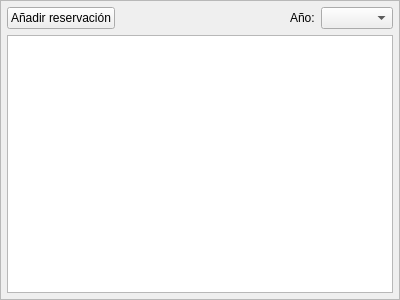
<?xml version="1.0" encoding="UTF-8"?>
<ui version="4.0">
 <class>FrameDorms</class>
 <widget class="QFrame" name="FrameDorms">
  <property name="geometry">
   <rect>
    <x>0</x>
    <y>0</y>
    <width>400</width>
    <height>300</height>
   </rect>
  </property>
  <property name="windowTitle">
   <string>Frame</string>
  </property>
  <property name="frameShape">
   <enum>QFrame::StyledPanel</enum>
  </property>
  <property name="frameShadow">
   <enum>QFrame::Raised</enum>
  </property>
  <layout class="QVBoxLayout" name="verticalLayout">
   <property name="spacing">
    <number>0</number>
   </property>
   <property name="leftMargin">
    <number>6</number>
   </property>
   <property name="topMargin">
    <number>0</number>
   </property>
   <property name="rightMargin">
    <number>6</number>
   </property>
   <property name="bottomMargin">
    <number>6</number>
   </property>
   <item>
    <widget class="QFrame" name="frame">
     <property name="frameShape">
      <enum>QFrame::NoFrame</enum>
     </property>
     <property name="frameShadow">
      <enum>QFrame::Raised</enum>
     </property>
     <layout class="QHBoxLayout" name="horizontalLayout">
      <property name="spacing">
       <number>6</number>
      </property>
      <property name="leftMargin">
       <number>0</number>
      </property>
      <property name="topMargin">
       <number>6</number>
      </property>
      <property name="rightMargin">
       <number>0</number>
      </property>
      <property name="bottomMargin">
       <number>6</number>
      </property>
      <item>
       <widget class="QPushButton" name="buttonAdd">
        <property name="text">
         <string>Añadir reservación</string>
        </property>
        <property name="icon">
         <iconset resource="default.qrc">
          <normaloff>:/imgs/add.svg</normaloff>:/imgs/add.svg</iconset>
        </property>
       </widget>
      </item>
      <item>
       <spacer name="horizontalSpacer">
        <property name="orientation">
         <enum>Qt::Horizontal</enum>
        </property>
        <property name="sizeHint" stdset="0">
         <size>
          <width>40</width>
          <height>20</height>
         </size>
        </property>
       </spacer>
      </item>
      <item>
       <widget class="QLabel" name="label">
        <property name="text">
         <string>Año:</string>
        </property>
       </widget>
      </item>
      <item>
       <widget class="QComboBox" name="comboYear">
        <property name="currentIndex">
         <number>-1</number>
        </property>
       </widget>
      </item>
     </layout>
    </widget>
   </item>
   <item>
    <widget class="QTableWidget" name="table">
     <property name="contextMenuPolicy">
      <enum>Qt::CustomContextMenu</enum>
     </property>
     <property name="editTriggers">
      <set>QAbstractItemView::NoEditTriggers</set>
     </property>
     <property name="selectionMode">
      <enum>QAbstractItemView::SingleSelection</enum>
     </property>
     <attribute name="verticalHeaderCascadingSectionResizes">
      <bool>false</bool>
     </attribute>
    </widget>
   </item>
  </layout>
 </widget>
 <resources>
  <include location="default.qrc"/>
 </resources>
 <connections>
  <connection>
   <sender>comboYear</sender>
   <signal>currentIndexChanged(int)</signal>
   <receiver>FrameDorms</receiver>
   <slot>requestRefresh()</slot>
   <hints>
    <hint type="sourcelabel">
     <x>340</x>
     <y>20</y>
    </hint>
    <hint type="destinationlabel">
     <x>199</x>
     <y>149</y>
    </hint>
   </hints>
  </connection>
 </connections>
 <slots>
  <slot>requestRefresh()</slot>
 </slots>
</ui>
